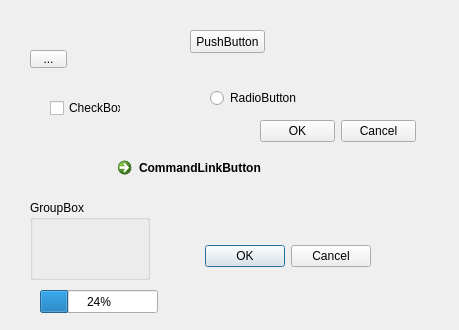
<?xml version="1.0" encoding="UTF-8"?>
<ui version="4.0">
 <class>Dialog</class>
 <widget class="QDialog" name="Dialog">
  <property name="geometry">
   <rect>
    <x>0</x>
    <y>0</y>
    <width>459</width>
    <height>330</height>
   </rect>
  </property>
  <property name="windowTitle">
   <string>Dialog</string>
  </property>
  <widget class="QDialogButtonBox" name="buttonBox">
   <property name="geometry">
    <rect>
     <x>30</x>
     <y>240</y>
     <width>341</width>
     <height>32</height>
    </rect>
   </property>
   <property name="orientation">
    <enum>Qt::Horizontal</enum>
   </property>
   <property name="standardButtons">
    <set>QDialogButtonBox::Cancel|QDialogButtonBox::Ok</set>
   </property>
  </widget>
  <widget class="QToolButton" name="toolButton">
   <property name="geometry">
    <rect>
     <x>30</x>
     <y>50</y>
     <width>37</width>
     <height>18</height>
    </rect>
   </property>
   <property name="text">
    <string>...</string>
   </property>
  </widget>
  <widget class="QPushButton" name="pushButton">
   <property name="geometry">
    <rect>
     <x>190</x>
     <y>30</y>
     <width>75</width>
     <height>23</height>
    </rect>
   </property>
   <property name="text">
    <string>PushButton</string>
   </property>
  </widget>
  <widget class="QRadioButton" name="radioButton">
   <property name="geometry">
    <rect>
     <x>210</x>
     <y>90</y>
     <width>89</width>
     <height>16</height>
    </rect>
   </property>
   <property name="text">
    <string>RadioButton</string>
   </property>
  </widget>
  <widget class="QCheckBox" name="checkBox">
   <property name="geometry">
    <rect>
     <x>50</x>
     <y>100</y>
     <width>71</width>
     <height>16</height>
    </rect>
   </property>
   <property name="text">
    <string>CheckBox</string>
   </property>
  </widget>
  <widget class="QCommandLinkButton" name="commandLinkButton">
   <property name="geometry">
    <rect>
     <x>110</x>
     <y>150</y>
     <width>185</width>
     <height>41</height>
    </rect>
   </property>
   <property name="text">
    <string>CommandLinkButton</string>
   </property>
  </widget>
  <widget class="QGroupBox" name="groupBox">
   <property name="geometry">
    <rect>
     <x>30</x>
     <y>200</y>
     <width>120</width>
     <height>80</height>
    </rect>
   </property>
   <property name="title">
    <string>GroupBox</string>
   </property>
  </widget>
  <widget class="QDialogButtonBox" name="buttonBox_2">
   <property name="geometry">
    <rect>
     <x>260</x>
     <y>120</y>
     <width>156</width>
     <height>23</height>
    </rect>
   </property>
   <property name="standardButtons">
    <set>QDialogButtonBox::Cancel|QDialogButtonBox::Ok</set>
   </property>
  </widget>
  <widget class="QProgressBar" name="progressBar">
   <property name="geometry">
    <rect>
     <x>40</x>
     <y>290</y>
     <width>118</width>
     <height>23</height>
    </rect>
   </property>
   <property name="value">
    <number>24</number>
   </property>
  </widget>
 </widget>
 <resources/>
 <connections>
  <connection>
   <sender>buttonBox</sender>
   <signal>accepted()</signal>
   <receiver>Dialog</receiver>
   <slot>accept()</slot>
   <hints>
    <hint type="sourcelabel">
     <x>248</x>
     <y>254</y>
    </hint>
    <hint type="destinationlabel">
     <x>157</x>
     <y>274</y>
    </hint>
   </hints>
  </connection>
  <connection>
   <sender>buttonBox</sender>
   <signal>rejected()</signal>
   <receiver>Dialog</receiver>
   <slot>reject()</slot>
   <hints>
    <hint type="sourcelabel">
     <x>316</x>
     <y>260</y>
    </hint>
    <hint type="destinationlabel">
     <x>286</x>
     <y>274</y>
    </hint>
   </hints>
  </connection>
 </connections>
</ui>
